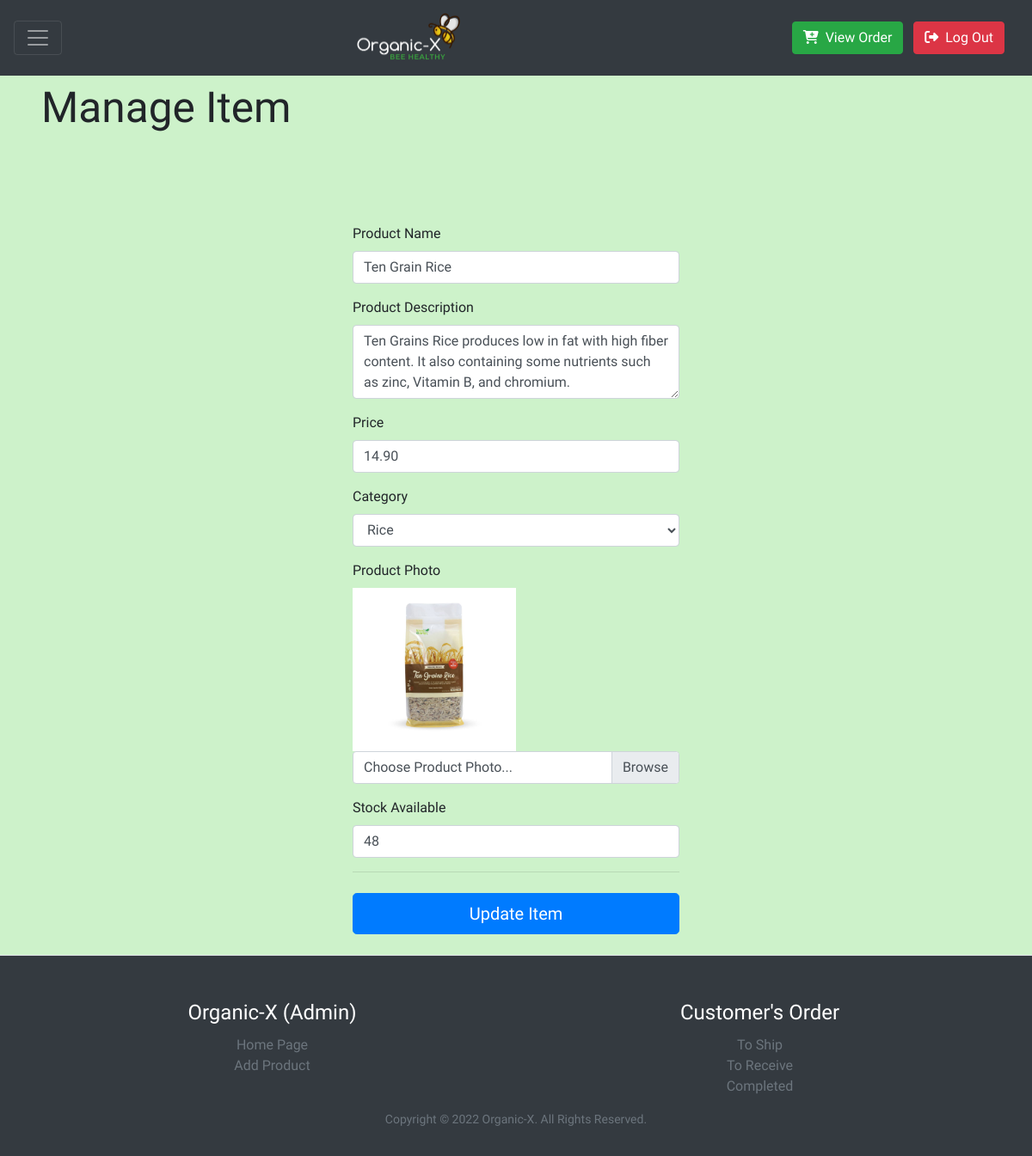
The page /admin/manageItem.php?ProID=1 (signed in) on the database its author committed.
### tables this page shows
CREATE TABLE `product` (
  `ProID` int(11) NOT NULL,
  `ProName` varchar(50) NOT NULL,
  `ProDetails` varchar(300) NOT NULL,
  `Price` decimal(5,2) NOT NULL,
  `Category` varchar(25) NOT NULL,
  `Photos` varchar(150) NOT NULL,
  `Stock` int(11) NOT NULL,
  `Sales` int(11) NOT NULL
);

### admin/manageItem.php (the view, shortened to what this page needs)
<?php
include("partials/header.php");
    if(isset($_GET['ProID']))
    {
        $ProID = $_GET['ProID'];
        $sql = "SELECT * FROM product WHERE ProID = $ProID";
        $res = mysqli_query($conn, $sql);
        $row = mysqli_fetch_assoc($res);
        $ProName = $row['ProName'];
        $ProDetails = $row['ProDetails'];
        $Price = $row['Price'];
        $Category = $row['Category'];
        $currentPhotos = $row['Photos'];
        $Stock = $row['Stock'];
    }
?>
<h1 class="ml-5 mt-5 pt-5">Manage Item</h1>
<form action="" method="POST" enctype="multipart/form-data">
    <div class="row">
        <div class="col-md-4 order-md-2 mb-4 mx-auto mt-5 pt-5 ">
            <div class="mb-3">
            <label for="inlineFormInput">Product Name</label>
            <div class="input-group">
                <input type="text" name="ProName" value="<?php echo $ProName; ?>" class="form-control" id="inlineFormInput" placeholder="What is the Product Name?" required>
            </div>
            </div>
            <div class="mb-3">
            <label for="exampleFormControlTextarea1">Product Description</label>
            <textarea class="form-control" name="ProDetails" id="exampleFormControlTextarea1" rows="3" placeholder="Tell more about the products..." required><?php echo $ProDetails; ?></textarea>
            </div>
            <div class="mb-3">
                <label for="price">Price</label>
                <input type="float" name="Price" value="<?php echo $Price; ?>" class="form-control" id="price" placeholder="Enter Price..." required>
            </div>
            <div class="mb-3">
                <label for="category">Category</label>
                <select class="form-control" id="exampleFormControlSelect1" name="Category">
                    <option value = "<?php echo $Category; ?>"><?php echo $Category; ?></option>
                </select>
            </div>
            <div class="mb-3">
                <label for="price">Product Photo</label><br>
                <?php
                if($currentPhotos == "")
                {
                    echo "<div class='text-danger ml-5'>None of the photos added.</div>";
                }
                else
                {
                    ?>
                    <img src="../product/productPhoto/<?php echo $currentPhotos; ?>" width="50%">
                    <?php
                }
                ?>
                <div class="custom-file">
                    <label class="custom-file-label" for="photo">Choose Product Photo...</label>
                </div>
            </div>
            <div class="mb-3">
                <label for="stock">Stock Available</label>
                <input type="number" name="Stock" value="<?php echo $Stock; ?>" class="form-control" id="stock" placeholder="How many stocks available?" required>
            </div>
            <hr class="mb-4">
            <button class="btn btn-primary btn-lg btn-block" name="submit" type="submit">Update Item</button>
        </div>
    </div>
</form>
<?php include("partials/footer.php");?>

### admin/partials/header.php (style rules this page uses)
body { font-family: 'Magra', sans-serif; background-color: #CDF2CA; }
h1 { font-family: 'Magra', sans-serif; font-size: 3.1rem; }

### rows shown on the page
product: ProName "Ten Grain Rice", ProDetails "Ten Grains Rice produces low in fat with high fiber content. It also containing some nutrients such as zinc, Vitamin B, and chromium.", Price "14.90", Category "Rice", Photos (picture), Stock "48"
